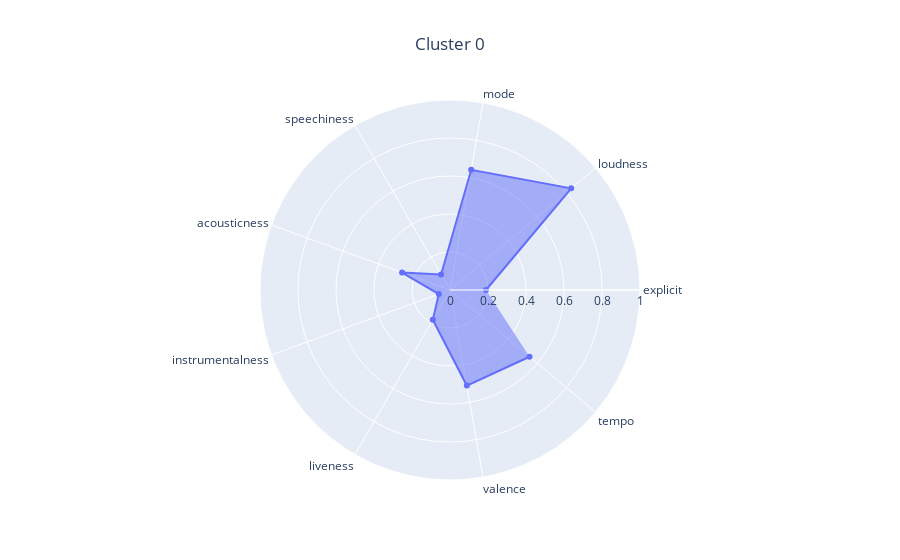

The code cell stored with this chart in its notebook:
### Code cell
from sklearn.cluster import KMeans


clustering = KMeans(n_clusters=1, n_init="auto", random_state=0)
clustering.fit(X)

kmeans_analyzer = KMeansAnalyzer(df_songs_info, clustering_visualizer)
kmeans_analyzer.analyze_clustering(X, clustering)

### Figure 1 — Plotly figure (JSON) as saved in the notebook; plotly's stock layout.template omitted (floating-point values rounded to 4 significant figures)
{"data": [{"fill": "toself", "r": [0.1892, 0.8326, 0.6424, 0.09393, 0.2686, 0.06269, 0.1808, 0.5108, 0.5463], "theta": ["explicit", "loudness", "mode", "speechiness", "acousticness", "instrumentalness", "liveness", "valence", "tempo"], "type": "scatterpolar"}], "layout": {"polar": {"radialaxis": {"range": [0, 1]}}, "title": {"text": "Cluster 0", "x": 0.5}}}
